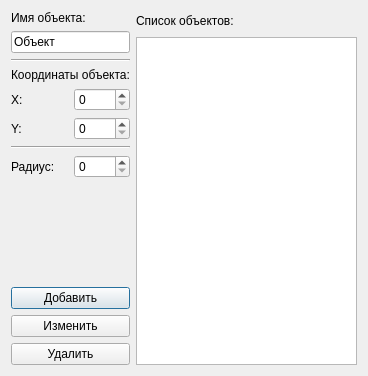
<?xml version="1.0" encoding="UTF-8"?>
<ui version="4.0">
 <class>COtherObjectsParams</class>
 <widget class="QDialog" name="COtherObjectsParams">
  <property name="geometry">
   <rect>
    <x>0</x>
    <y>0</y>
    <width>368</width>
    <height>376</height>
   </rect>
  </property>
  <property name="windowTitle">
   <string>Параметры объектов</string>
  </property>
  <layout class="QHBoxLayout" name="horizontalLayout_5">
   <item>
    <layout class="QVBoxLayout" name="verticalLayout">
     <item>
      <widget class="QLabel" name="label_6">
       <property name="text">
        <string>Имя объекта:</string>
       </property>
      </widget>
     </item>
     <item>
      <widget class="QLineEdit" name="name">
       <property name="text">
        <string>Объект</string>
       </property>
      </widget>
     </item>
     <item>
      <widget class="Line" name="line_2">
       <property name="orientation">
        <enum>Qt::Horizontal</enum>
       </property>
      </widget>
     </item>
     <item>
      <widget class="QLabel" name="label_4">
       <property name="text">
        <string>Координаты объекта:</string>
       </property>
      </widget>
     </item>
     <item>
      <layout class="QHBoxLayout" name="horizontalLayout">
       <item>
        <widget class="QLabel" name="label_2">
         <property name="text">
          <string>X:</string>
         </property>
        </widget>
       </item>
       <item>
        <widget class="QSpinBox" name="x">
         <property name="maximum">
          <number>500</number>
         </property>
        </widget>
       </item>
      </layout>
     </item>
     <item>
      <layout class="QHBoxLayout" name="horizontalLayout_2">
       <item>
        <widget class="QLabel" name="label_3">
         <property name="text">
          <string>Y:</string>
         </property>
        </widget>
       </item>
       <item>
        <widget class="QSpinBox" name="y">
         <property name="maximum">
          <number>500</number>
         </property>
        </widget>
       </item>
      </layout>
     </item>
     <item>
      <widget class="Line" name="line">
       <property name="orientation">
        <enum>Qt::Horizontal</enum>
       </property>
      </widget>
     </item>
     <item>
      <layout class="QHBoxLayout" name="horizontalLayout_3">
       <item>
        <widget class="QLabel" name="label_5">
         <property name="text">
          <string>Радиус:</string>
         </property>
        </widget>
       </item>
       <item>
        <widget class="QSpinBox" name="radius">
         <property name="maximum">
          <number>125</number>
         </property>
        </widget>
       </item>
      </layout>
     </item>
     <item>
      <spacer name="verticalSpacer">
       <property name="orientation">
        <enum>Qt::Vertical</enum>
       </property>
       <property name="sizeHint" stdset="0">
        <size>
         <width>20</width>
         <height>40</height>
        </size>
       </property>
      </spacer>
     </item>
     <item>
      <widget class="QPushButton" name="add">
       <property name="text">
        <string>Добавить</string>
       </property>
      </widget>
     </item>
     <item>
      <widget class="QPushButton" name="change">
       <property name="text">
        <string>Изменить</string>
       </property>
      </widget>
     </item>
     <item>
      <widget class="QPushButton" name="remove">
       <property name="text">
        <string>Удалить</string>
       </property>
      </widget>
     </item>
    </layout>
   </item>
   <item>
    <layout class="QVBoxLayout" name="verticalLayout_2">
     <item>
      <layout class="QHBoxLayout" name="horizontalLayout_4">
       <item>
        <widget class="QLabel" name="label">
         <property name="text">
          <string>Список объектов:</string>
         </property>
        </widget>
       </item>
       <item>
        <spacer name="horizontalSpacer">
         <property name="orientation">
          <enum>Qt::Horizontal</enum>
         </property>
         <property name="sizeHint" stdset="0">
          <size>
           <width>40</width>
           <height>20</height>
          </size>
         </property>
        </spacer>
       </item>
      </layout>
     </item>
     <item>
      <widget class="QListView" name="list"/>
     </item>
    </layout>
   </item>
  </layout>
 </widget>
 <resources/>
 <connections/>
</ui>
